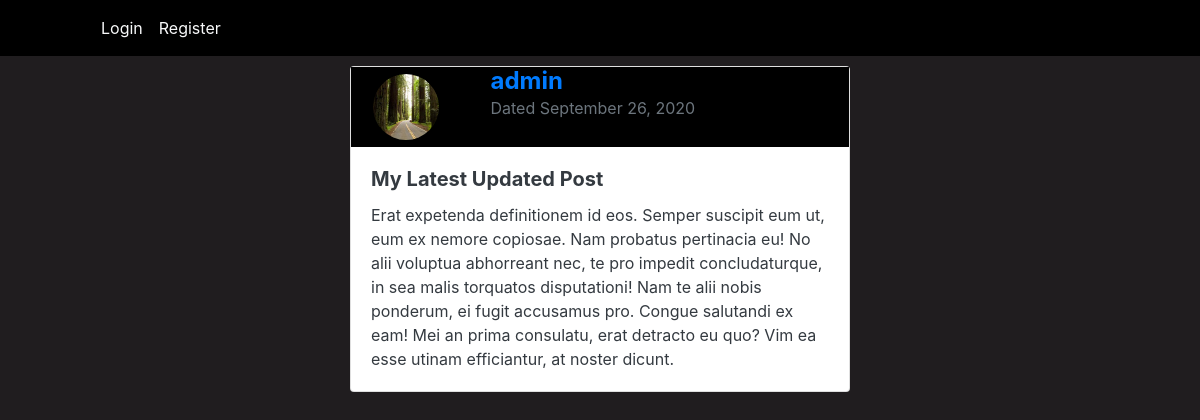
Screenshot of /blog/post/32/ with the database file from the repository.
### blog/models.py (models this page shows, shortened)
class Post(models.Model):
    title = models.CharField(max_length=100)
    content = models.TextField()
    date = models.DateTimeField(auto_now_add=True)
    author = models.ForeignKey(User,on_delete=models.CASCADE)

### users/models.py (models this page shows, shortened)
class Profile(models.Model):
    user = models.OneToOneField(User,on_delete=models.CASCADE)
    image = models.ImageField(default="default.png",upload_to="profile_pics")
    bio = models.TextField()

### blog/views.py (the view)
# urls.py: path('post/<int:pk>/',PostDetailView.as_view(),name='post_detail'),
class PostDetailView(DetailView):
    model = Post

### blog/templates/blog/post_detail.html (shortened to what this page needs)
{% extends "blog/base.html" %}
{% block body1 %}
    <div style="margin:10px;padding:auto;">
        <div class="card mx-auto"  style="width:500px">
            <div class="container">
                <div class="row">
                <div class="col-sm-3" style="background-color:black;">
                    <img class="card-img-top rounded-circle"  style="border-radius: 50%; height:80px; width:80px;padding:7px" src="{{object.author.profile.image.url}}" alt="Card image"/>
                </div>
                <div class="col-sm-9" style="background-color:black;">
                    <p>
                        <span class="h4 font-weight-bold">
                            <a href="{% url 'user_posts' object.author.username %}">{{object.author}}</a>
                        </span><br>
                        <span class = "text-muted">Dated {{object.date|date:"F d, Y"}}</span>
                    </p>
                </div>
                </div>
            </div>
            <div class="card-body text-dark">
                {% if object.title %}
                    <div class="card-title h5 font-weight-bold">{{object.title}}</div>
                {% endif %}
                <p class="card-text">
                    {{object.content}}
                </p>
            </div>
        </div>
    </div>
{% endblock body1 %}

### blog/static/blog/main.css (style rules this page uses)
body { background-color: rgb(32, 29, 31); color:rgb(246, 145, 15) }

### rows the page displays
Post: author.profile.image (picture), author "admin", date "September 26, 2020", title "My Latest Updated Post", content "Erat expetenda definitionem id eos. Semper suscipit eum ut, eum ex nemore copiosae. Nam probatus pertinacia eu! No alii voluptua abhorreant nec, te pro impedit concludaturque, in sea malis torquatos disputationi! Nam te alii nobis ponderum, ei fugit accusamus pro. Congue salutandi ex eam! Mei an prima consulatu, erat detracto eu quo? Vim ea esse utinam efficiantur, at noster dicunt."
